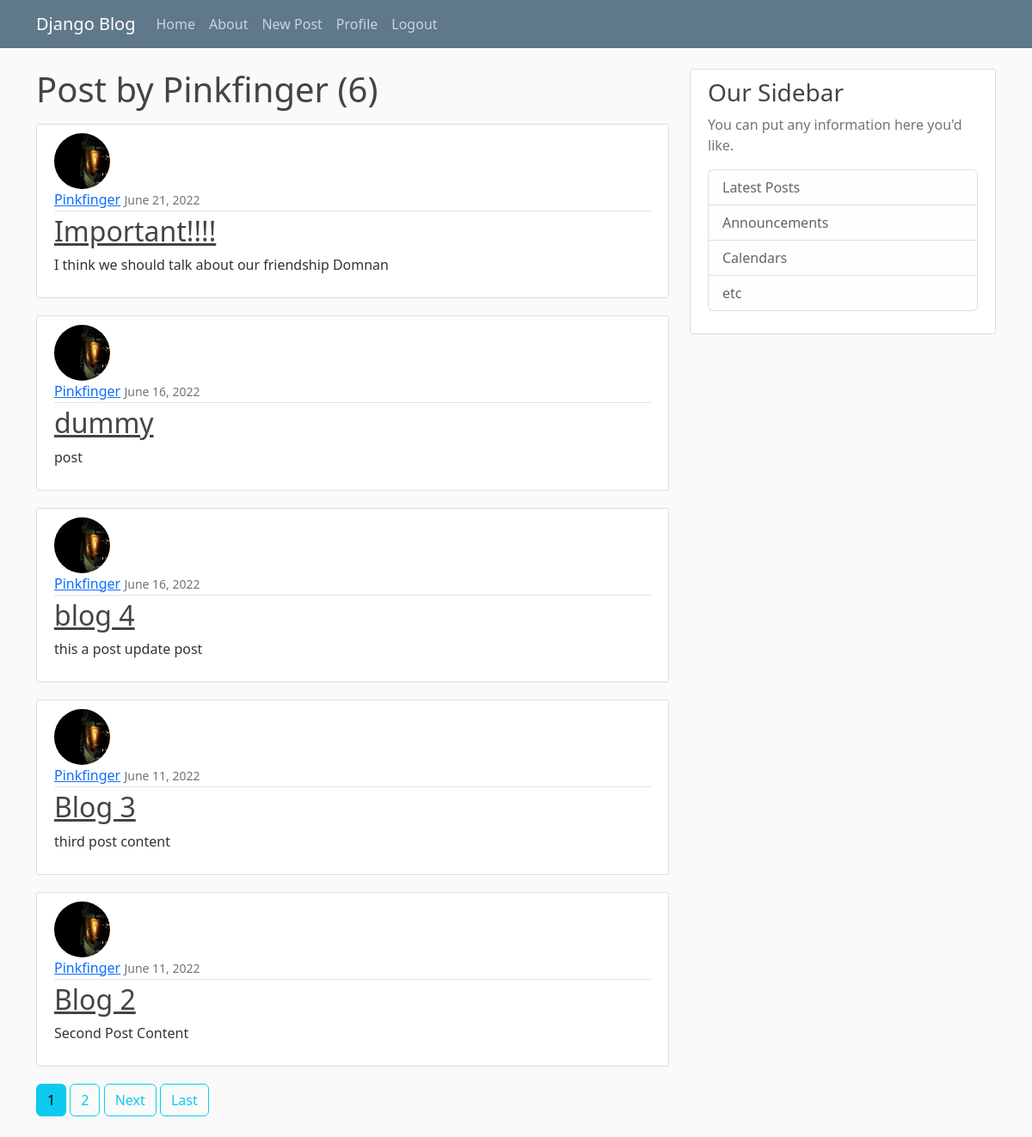
The page /user/Pinkfinger (signed in) on the database its author committed.
### blog/models.py (models this page shows, shortened)
class Post(models.Model):
    title= models.CharField(max_length=80)
    content = models.TextField()
    date_posted= models.DateTimeField(default= timezone.now)
    author = models.ForeignKey(User, on_delete= models.CASCADE)

### users/models.py (models this page shows, shortened)
class Profile(models.Model):
    user = models.OneToOneField(User, on_delete=models.CASCADE)
    image = models.ImageField(default= 'default.jpg', upload_to = "profile_pics")

### blog/views.py (the view)
# urls.py: path('user/<str:username>', UserPostListView.as_view(), name= 'user-posts'),
class UserPostListView(ListView):
    model = Post
    template_name= 'blog/user_posts.html'         #<app>/mdodel>_<viewtype>.html ||List view vs CLass view
    context_object_name= "posts"
    paginate_by = 5
    def get_queryset(self):
        user= get_object_or_404(User, username= self.kwargs.get('username'))
        return Post.objects.filter(author=user).order_by('-date_posted')

### blog/templates/blog/user_posts.html (shortened to what this page needs)
{% extends "blog/base.html" %}
{% block content %}
    <h1 class="mb-3">Post by {{view.kwargs.username}} ({{ page_obj.paginator.count }}) </h1>
    {% for post in posts %}
        <article class="media content-section">
            <img class="rounded-circle article-img"  src="{{post.author.profile.image.url}}">
            <div class="media-body">
            <div class="article-metadata">
                <a class="mr-2" href="{% url 'user-posts' post.author.username %}">{{ post.author }}</a>
                <small class="text-muted">{{ post.date_posted |date:"F d, Y" }}</small>
            </div>
            <h2><a class="article-title" href="{% url 'post-detail' post.id %}">{{ post.title }}</a></h2>
            <p class="article-content">{{ post.content }}</p>
            </div>
        </article>
    {% endfor %}
    {% if is_paginated %}
        {% for num in page_obj.paginator.page_range %}
          {% if page_obj.number == num %}
            <a class="btn btn-info mb-4" href="?page={{ num }}">{{ num }}</a>
          {% elif num > page_obj.number|add:'-3' and num < page_obj.number|add:'3' %}
            <a class="btn btn-outline-info mb-4" href="?page={{ num }}">{{ num }}</a>
          {% endif %}
        {% endfor %}
        {% if page_obj.has_next %}
          <a class="btn btn-outline-info mb-4" href="?page={{page_obj.next_page_number }}">Next</a>
          <a class="btn btn-outline-info mb-4" href="?page={{ page_obj.paginator.num_pages }}">Last</a>
        {% endif %}
    {% endif %}
{% endblock content%}

### blog/static/blog/main.css (style rules this page uses)
body { background: #fafafa; color: #333333; margin-top: 5rem; }
h1, h2, h3, h4, h5, h6 { color: #444444; }
.content-section { background: #ffffff; padding: 10px 20px; border: 1px solid #dddddd; border-radius: 3px; margin-bottom: 20px; }
.article-title { color: #444444; }
.article-content { white-space: pre-line; }
.article-img { height: 65px; width: 65px; margin-right: 16px; }
.article-metadata { padding-bottom: 1px; margin-bottom: 4px; border-bottom: 1px solid #e3e3e3 }

### rows shown on the page
Post: author.profile.image (picture), author "Pinkfinger", date_posted "June 21, 2022", title "Important!!!!", content "I think we should talk about our friendship Domnan"
Post: author.profile.image (picture), author "Pinkfinger", date_posted "June 16, 2022", title "dummy", content "post"
Post: author.profile.image (picture), author "Pinkfinger", date_posted "June 16, 2022", title "blog 4", content "this a post update post"
Post: author.profile.image (picture), author "Pinkfinger", date_posted "June 11, 2022", title "Blog 3", content "third post content"
Post: author.profile.image (picture), author "Pinkfinger", date_posted "June 11, 2022", title "Blog 2", content "Second Post Content"

### other values the page prints
{{ view.kwargs.username }} "Pinkfinger"
{{ page_obj.paginator.count }} "6"
{{ num }} "1"
{{ num }} "2"
